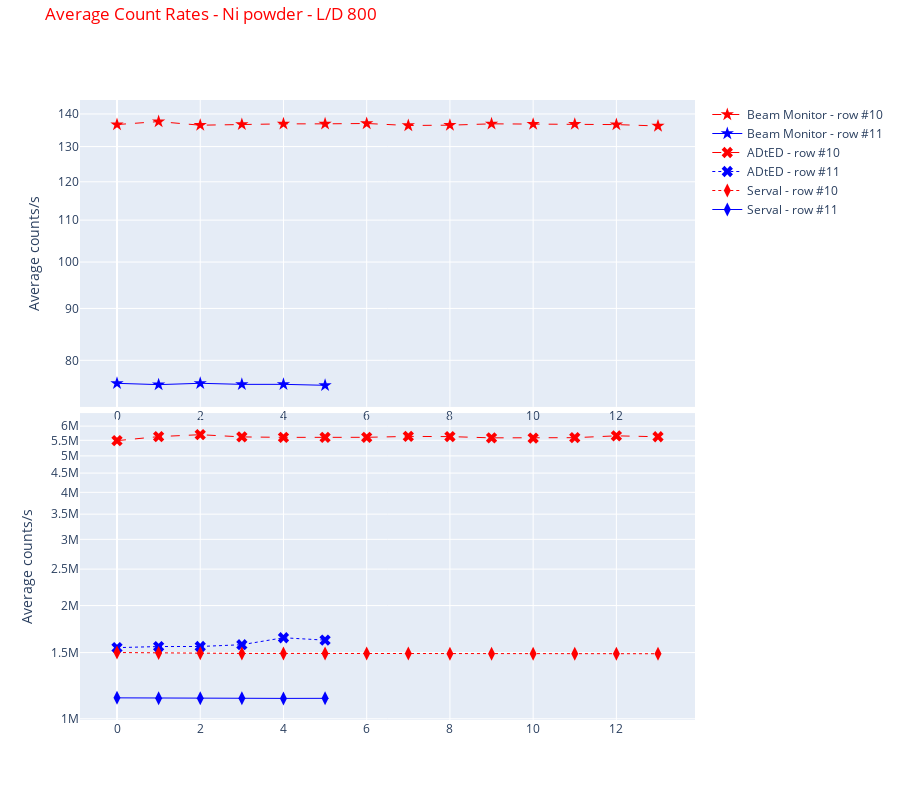

Notebook code cell kept with this figure:
### Code cell
# plot of Ni, L/D 800 row #10 and row #11
display_2_rows(group1=[6730, 6743], group2=[6744, 6749], label1="row #10", label2="row #11", master_dict=master_dict)

### Figure 1 — Plotly figure (JSON) as saved in the notebook; plotly's stock layout.template omitted (floating-point values rounded to 4 significant figures)
{"data": [{"line": {"color": "red", "dash": "dash", "width": 1}, "marker": {"color": "red", "size": 10, "symbol": "star"}, "mode": "lines+markers", "name": "Beam Monitor - row #10", "type": "scatter", "xaxis": "x", "y": [136.7, 137.6, 136.5, 136.7, 136.9, 136.9, 137.0, 136.4, 136.5, 136.9, 136.8, 136.8, 136.7, 136.2], "yaxis": "y"}, {"line": {"color": "blue", "width": 1}, "marker": {"color": "blue", "size": 10, "symbol": "star"}, "mode": "lines+markers", "name": "Beam Monitor - row #11", "type": "scatter", "xaxis": "x", "y": [75.92, 75.7, 75.93, 75.75, 75.75, 75.58], "yaxis": "y"}, {"line": {"color": "red", "dash": "dash", "width": 1}, "marker": {"color": "red", "size": 10, "symbol": "x"}, "mode": "lines+markers", "name": "ADtED - row #10", "type": "scatter", "xaxis": "x2", "y": [5489000.0, 5626000.0, 5693000.0, 5616000.0, 5601000.0, 5600000.0, 5602000.0, 5633000.0, 5626000.0, 5584000.0, 5576000.0, 5590000.0, 5653000.0, 5621000.0], "yaxis": "y2"}, {"line": {"color": "blue", "dash": "dot", "width": 1}, "marker": {"color": "blue", "size": 10, "symbol": "x"}, "mode": "lines+markers", "name": "ADtED - row #11", "type": "scatter", "xaxis": "x2", "y": [1546000.0, 1556000.0, 1557000.0, 1574000.0, 1642000.0, 1619000.0], "yaxis": "y2"}, {"line": {"color": "red", "dash": "dot", "width": 1}, "marker": {"color": "red", "size": 10, "symbol": "diamond-tall"}, "mode": "lines+markers", "name": "Serval - row #10", "type": "scatter", "xaxis": "x2", "y": [1500000.0, 1496000.0, 1493000.0, 1492000.0, 1492000.0, 1492000.0, 1492000.0, 1492000.0, 1490000.0, 1490000.0, 1490000.0, 1489000.0, 1488000.0, 1489000.0], "yaxis": "y2"}, {"line": {"color": "blue", "width": 1}, "marker": {"color": "blue", "size": 10, "symbol": "diamond-tall"}, "mode": "lines+markers", "name": "Serval - row #11", "type": "scatter", "xaxis": "x2", "y": [1137000.0, 1135000.0, 1134000.0, 1134000.0, 1133000.0, 1133000.0], "yaxis": "y2"}], "layout": {"height": 800, "title": {"font": {"color": "red"}, "text": "Average Count Rates - Ni powder - L/D 800", "y": 0.99, "yanchor": "top"}, "xaxis": {"anchor": "y", "domain": [0, 1]}, "xaxis2": {"anchor": "y2", "domain": [0, 1]}, "yaxis": {"anchor": "x", "domain": [0.505, 1], "title": {"text": "Average counts/s"}, "type": "log"}, "yaxis2": {"anchor": "x2", "domain": [0, 0.495], "title": {"text": "Average counts/s"}, "type": "log"}}}
